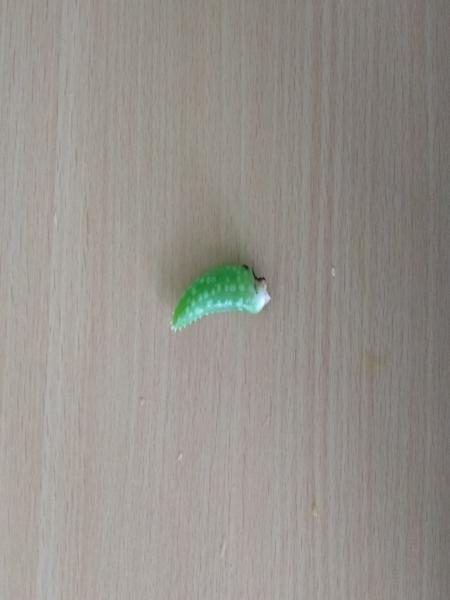
#> input picture Database/Aloevera/130.jpg, 450 x 600 px; its folder holds 3 pictures in this run
$ python main_cv.py
#> lines starting #> are read from the running program, lines starting #| are printed output that depends on the picture
import cv2
import os
import numpy as np
from sklearn import svm
from sklearn.model_selection import train_test_split
from sklearn.metrics import accuracy_score, classification_report
import joblib


def extract_hog_features(image):
    image = cv2.resize(image, (64, 128))
    gray = cv2.cvtColor(image, cv2.COLOR_BGR2GRAY)
    hog = cv2.HOGDescriptor()
    features = hog.compute(gray)
    return features.flatten()

data = []
labels = []

data_dir = "Database"

for label in os.listdir(data_dir):
    label_dir = os.path.join(data_dir, label)

    if os.path.isdir(label_dir):
        for image_file in os.listdir(label_dir):
            image_path = os.path.join(label_dir, image_file)
            image = cv2.imread(image_path)
#> image is the input picture: shape (600, 450, 3); mean B, G, R 140.6, 146, 150

            if image is not None:
                hog_features = extract_hog_features(image)
#> in extract_hog_features, `image = cv2.resize(image, (64, 128))`:
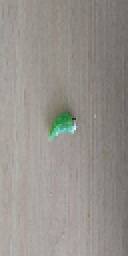
#> image: shape (128, 64, 3) (shown 2 times larger); mean of channels 0, 1, 2 140.3, 145.8, 149.8; drawn as B, G, R
#> in extract_hog_features, `features = hog.compute(gray)`: features = 3780 values, max 0.422 at index 549, min 0.00151 at index 1319, mean 0.142
#> hog_features has the same summary as features in extract_hog_features
                data.append(hog_features)
                labels.append(label)
#> pass 2 of the loop `for label in os.listdir(data_dir):`:
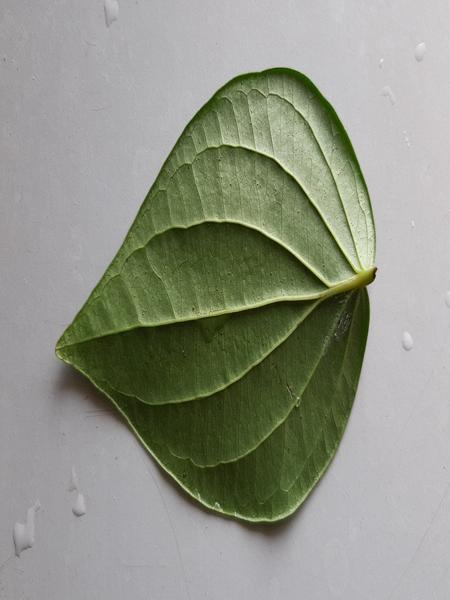
#> input picture Database/Betel/1878.jpg, 450 x 600 px
#> image is the input picture: shape (600, 450, 3); mean B, G, R 134.3, 147.6, 144.1
#> in extract_hog_features (call 4), `image = cv2.resize(image, (64, 128))`:
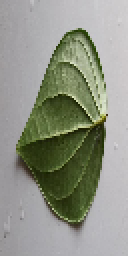
#> image: shape (128, 64, 3) (shown 2 times larger); mean of channels 0, 1, 2 134.3, 147.6, 144; drawn as B, G, R
#> in extract_hog_features (call 4), `gray = cv2.cvtColor(image, cv2.COLOR_BGR2GRAY)`:
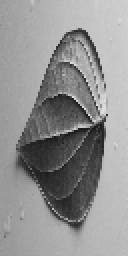
#> gray: shape (128, 64) (shown 2 times larger); min 24, max 224, mean 145
#> features = 3780 values, max 0.53 at index 1572, min 0.000435 at index 1541, mean 0.133
#> hog_features has the same summary as features in extract_hog_features

data = np.array(data)
labels = np.array(labels)

X_train, X_test, y_train, y_test = train_test_split(data, labels, test_size=0.2, random_state=42)

clf = svm.SVC(kernel='linear',max_iter=10000)

clf.fit(X_train, y_train)

y_pred = clf.predict(X_test)

accuracy = accuracy_score(y_test, y_pred)
print(f"Accuracy: {accuracy * 100:.2f}%")

class_report = classification_report(y_test, y_pred)
print("Classification Report:\n", class_report)

model_filename = "svm_model_update_2.pkl"
joblib.dump(clf, model_filename)
